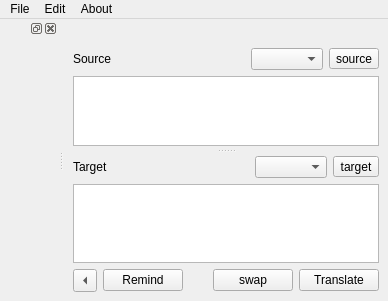
<?xml version="1.0" encoding="UTF-8"?>
<ui version="4.0">
 <class>MainWindow</class>
 <widget class="QMainWindow" name="MainWindow">
  <property name="geometry">
   <rect>
    <x>0</x>
    <y>0</y>
    <width>388</width>
    <height>301</height>
   </rect>
  </property>
  <property name="windowTitle">
   <string>MainWindow</string>
  </property>
  <widget class="QWidget" name="centralwidget">
   <layout class="QVBoxLayout" name="verticalLayout_3">
    <item>
     <widget class="QSplitter" name="splitter">
      <property name="orientation">
       <enum>Qt::Vertical</enum>
      </property>
      <property name="handleWidth">
       <number>10</number>
      </property>
      <property name="childrenCollapsible">
       <bool>false</bool>
      </property>
      <widget class="QWidget" name="layoutWidget">
       <layout class="QVBoxLayout" name="verticalLayout_2">
        <item>
         <widget class="QLabel" name="label">
          <property name="text">
           <string/>
          </property>
          <property name="pixmap">
           <pixmap resource="resources/icons.qrc">:/icons/google_logo.png</pixmap>
          </property>
          <property name="alignment">
           <set>Qt::AlignRight|Qt::AlignTrailing|Qt::AlignVCenter</set>
          </property>
         </widget>
        </item>
        <item>
         <layout class="QHBoxLayout" name="horizontalLayout_3">
          <item>
           <widget class="QLabel" name="label_2">
            <property name="text">
             <string>Source </string>
            </property>
           </widget>
          </item>
          <item>
           <spacer name="horizontalSpacer_2">
            <property name="orientation">
             <enum>Qt::Horizontal</enum>
            </property>
            <property name="sizeHint" stdset="0">
             <size>
              <width>40</width>
              <height>20</height>
             </size>
            </property>
           </spacer>
          </item>
          <item>
           <widget class="QComboBox" name="sourceComboBox"/>
          </item>
          <item>
           <widget class="QToolButton" name="sourceSoundButton">
            <property name="toolTip">
             <string>speak text ( CTRL + SHIFT + S)</string>
            </property>
            <property name="text">
             <string>source</string>
            </property>
            <property name="icon">
             <iconset resource="resources/icons.qrc">
              <normaloff>:/icons/sound.png</normaloff>:/icons/sound.png</iconset>
            </property>
            <property name="shortcut">
             <string>Ctrl+Shift+S</string>
            </property>
           </widget>
          </item>
         </layout>
        </item>
        <item>
         <widget class="TextEdit" name="sourceTextEdit">
          <property name="autoFillBackground">
           <bool>false</bool>
          </property>
          <property name="styleSheet">
           <string notr="true"/>
          </property>
         </widget>
        </item>
       </layout>
      </widget>
      <widget class="QWidget" name="layoutWidget">
       <layout class="QVBoxLayout" name="verticalLayout">
        <item>
         <layout class="QHBoxLayout" name="horizontalLayout_2">
          <item>
           <widget class="QLabel" name="label_3">
            <property name="text">
             <string>Target </string>
            </property>
           </widget>
          </item>
          <item>
           <spacer name="horizontalSpacer_3">
            <property name="orientation">
             <enum>Qt::Horizontal</enum>
            </property>
            <property name="sizeHint" stdset="0">
             <size>
              <width>40</width>
              <height>20</height>
             </size>
            </property>
           </spacer>
          </item>
          <item>
           <widget class="QComboBox" name="targetComboBox"/>
          </item>
          <item>
           <widget class="QToolButton" name="targetSoundButton">
            <property name="toolTip">
             <string>speak text ( CTRL + SHIFT + T)</string>
            </property>
            <property name="text">
             <string>target</string>
            </property>
            <property name="icon">
             <iconset resource="resources/icons.qrc">
              <normaloff>:/icons/sound.png</normaloff>:/icons/sound.png</iconset>
            </property>
            <property name="shortcut">
             <string>Ctrl+Shift+T</string>
            </property>
           </widget>
          </item>
         </layout>
        </item>
        <item>
         <widget class="QTextEdit" name="targetTextEdit">
          <property name="sizePolicy">
           <sizepolicy hsizetype="Expanding" vsizetype="Expanding">
            <horstretch>0</horstretch>
            <verstretch>0</verstretch>
           </sizepolicy>
          </property>
          <property name="readOnly">
           <bool>true</bool>
          </property>
         </widget>
        </item>
       </layout>
      </widget>
     </widget>
    </item>
    <item>
     <layout class="QHBoxLayout" name="horizontalLayout">
      <item>
       <widget class="QToolButton" name="toolButton">
        <property name="text">
         <string>&lt;</string>
        </property>
        <property name="checkable">
         <bool>true</bool>
        </property>
        <property name="arrowType">
         <enum>Qt::LeftArrow</enum>
        </property>
       </widget>
      </item>
      <item>
       <widget class="QPushButton" name="pushButton">
        <property name="text">
         <string>Remind</string>
        </property>
        <property name="icon">
         <iconset resource="resources/icons.qrc">
          <normaloff>:/icons/brain.png</normaloff>:/icons/brain.png</iconset>
        </property>
       </widget>
      </item>
      <item>
       <spacer name="horizontalSpacer">
        <property name="orientation">
         <enum>Qt::Horizontal</enum>
        </property>
        <property name="sizeHint" stdset="0">
         <size>
          <width>40</width>
          <height>20</height>
         </size>
        </property>
       </spacer>
      </item>
      <item>
       <widget class="QPushButton" name="swapButton">
        <property name="text">
         <string>swap</string>
        </property>
        <property name="icon">
         <iconset resource="resources/icons.qrc">
          <normaloff>:/icons/arrow_refresh.png</normaloff>:/icons/arrow_refresh.png</iconset>
        </property>
        <property name="shortcut">
         <string>Ctrl+S</string>
        </property>
       </widget>
      </item>
      <item>
       <widget class="QPushButton" name="translateButton">
        <property name="text">
         <string>Translate</string>
        </property>
        <property name="icon">
         <iconset resource="resources/icons.qrc">
          <normaloff>:/icons/world_go.png</normaloff>:/icons/world_go.png</iconset>
        </property>
        <property name="shortcut">
         <string>Ctrl+T</string>
        </property>
       </widget>
      </item>
     </layout>
    </item>
   </layout>
  </widget>
  <widget class="QMenuBar" name="menubar">
   <property name="geometry">
    <rect>
     <x>0</x>
     <y>0</y>
     <width>388</width>
     <height>20</height>
    </rect>
   </property>
   <widget class="QMenu" name="menuFile">
    <property name="title">
     <string>File</string>
    </property>
    <addaction name="actionTTS"/>
    <addaction name="actionPreferences"/>
    <addaction name="separator"/>
    <addaction name="actionExit"/>
   </widget>
   <widget class="QMenu" name="menuEdit">
    <property name="title">
     <string>Edit</string>
    </property>
    <addaction name="actionCopy"/>
    <addaction name="actionCut"/>
    <addaction name="actionPast"/>
   </widget>
   <widget class="QMenu" name="menuAbout">
    <property name="title">
     <string>About</string>
    </property>
    <addaction name="actionAbout"/>
    <addaction name="actionAboutQt"/>
   </widget>
   <addaction name="menuFile"/>
   <addaction name="menuEdit"/>
   <addaction name="menuAbout"/>
  </widget>
  <widget class="QDockWidget" name="dockWidget">
   <attribute name="dockWidgetArea">
    <number>1</number>
   </attribute>
   <widget class="QWidget" name="dockWidgetContents"/>
  </widget>
  <action name="actionExit">
   <property name="icon">
    <iconset resource="resources/icons.qrc">
     <normaloff>:/icons/cancel.png</normaloff>:/icons/cancel.png</iconset>
   </property>
   <property name="text">
    <string>Exit</string>
   </property>
  </action>
  <action name="actionPreferences">
   <property name="icon">
    <iconset resource="resources/icons.qrc">
     <normaloff>:/icons/setting_tools.png</normaloff>:/icons/setting_tools.png</iconset>
   </property>
   <property name="text">
    <string>Preferences</string>
   </property>
  </action>
  <action name="actionCopy">
   <property name="icon">
    <iconset resource="resources/icons.qrc">
     <normaloff>:/icons/page_copy.png</normaloff>:/icons/page_copy.png</iconset>
   </property>
   <property name="text">
    <string>Copy</string>
   </property>
   <property name="shortcut">
    <string>Ctrl+C</string>
   </property>
  </action>
  <action name="actionCut">
   <property name="icon">
    <iconset resource="resources/icons.qrc">
     <normaloff>:/icons/cut.png</normaloff>:/icons/cut.png</iconset>
   </property>
   <property name="text">
    <string>Cut</string>
   </property>
   <property name="shortcut">
    <string>Ctrl+X</string>
   </property>
  </action>
  <action name="actionPast">
   <property name="icon">
    <iconset resource="resources/icons.qrc">
     <normaloff>:/icons/page_paste.png</normaloff>:/icons/page_paste.png</iconset>
   </property>
   <property name="text">
    <string>Past</string>
   </property>
   <property name="shortcut">
    <string>Ctrl+V</string>
   </property>
  </action>
  <action name="actionAbout">
   <property name="text">
    <string>About quicklanch...</string>
   </property>
  </action>
  <action name="actionAboutQt">
   <property name="text">
    <string>About Qt...</string>
   </property>
  </action>
  <action name="actionTTS">
   <property name="icon">
    <iconset resource="resources/icons.qrc">
     <normaloff>:/icons/sound.png</normaloff>:/icons/sound.png</iconset>
   </property>
   <property name="text">
    <string>Text to speak</string>
   </property>
   <property name="shortcut">
    <string>F1</string>
   </property>
  </action>
 </widget>
 <customwidgets>
  <customwidget>
   <class>TextEdit</class>
   <extends>QTextEdit</extends>
   <header>textedit.h</header>
  </customwidget>
 </customwidgets>
 <resources>
  <include location="resources/icons.qrc"/>
 </resources>
 <connections>
  <connection>
   <sender>toolButton</sender>
   <signal>clicked(bool)</signal>
   <receiver>dockWidget</receiver>
   <slot>setShown(bool)</slot>
   <hints>
    <hint type="sourcelabel">
     <x>77</x>
     <y>272</y>
    </hint>
    <hint type="destinationlabel">
     <x>46</x>
     <y>254</y>
    </hint>
   </hints>
  </connection>
 </connections>
</ui>
